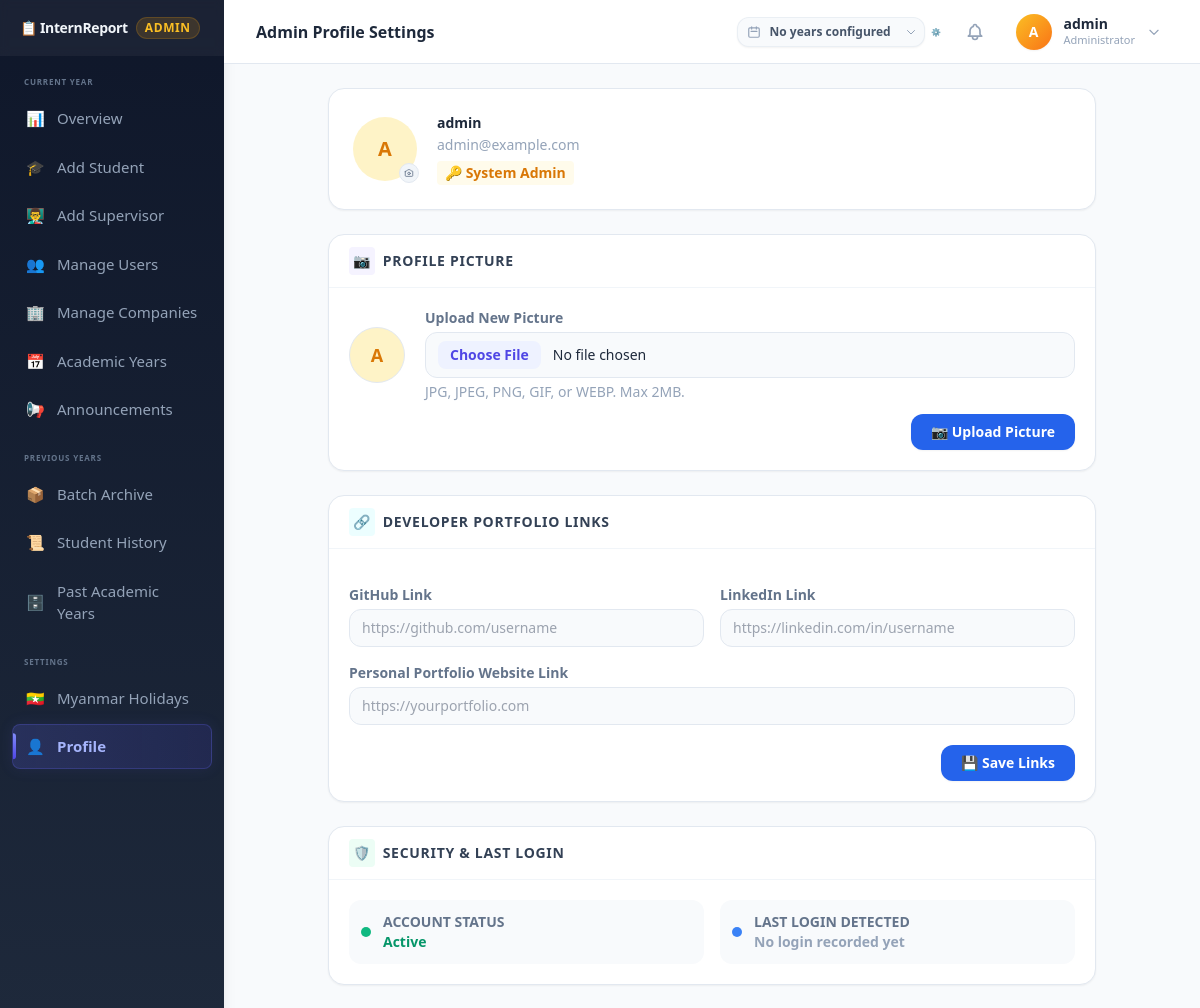
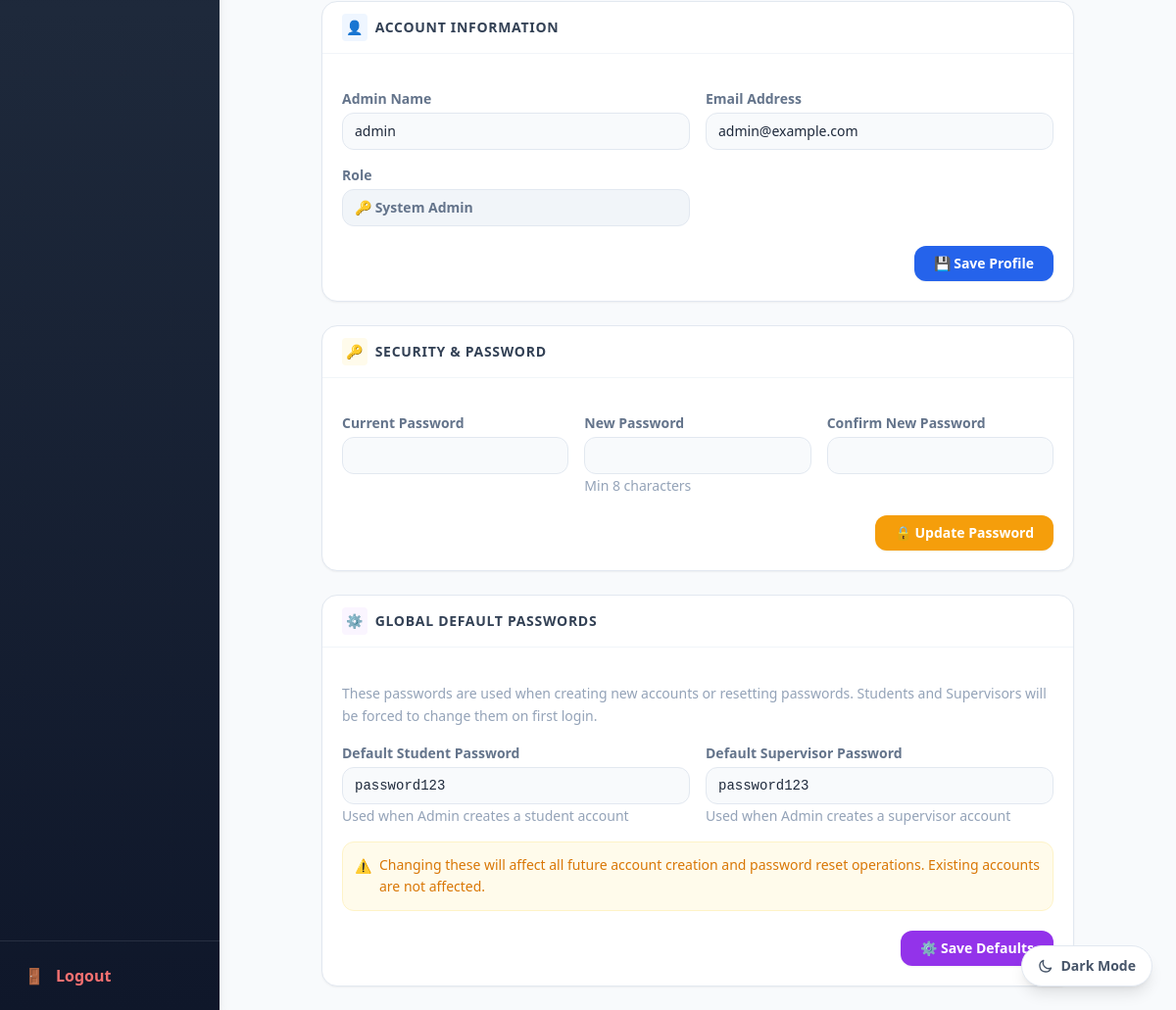
The page /admin/admin-profile.php (signed in) on the database its author committed (2 pictures, top to bottom).
### tables this page shows
CREATE TABLE IF NOT EXISTS users (
    id INT AUTO_INCREMENT PRIMARY KEY,
    username VARCHAR(100) NOT NULL,
    email VARCHAR(100) NOT NULL UNIQUE,
    password VARCHAR(255) NOT NULL,
    role ENUM('admin', 'student', 'supervisor', 'instructor') NOT NULL DEFAULT 'student',
    is_first_login TINYINT(1) NOT NULL DEFAULT 1,
    academic_year VARCHAR(15) DEFAULT NULL,
    academic_year_id INT DEFAULT NULL,
    status ENUM('Active', 'Archived') NOT NULL DEFAULT 'Active',
    profile_pic VARCHAR(255) DEFAULT NULL,
    github_link VARCHAR(255) DEFAULT NULL,
    linkedin_link VARCHAR(255) DEFAULT NULL,
    portfolio_link VARCHAR(255) DEFAULT NULL,
    last_login_at DATETIME DEFAULT NULL,
    is_warned TINYINT(1) DEFAULT 0,
    created_at TIMESTAMP DEFAULT CURRENT_TIMESTAMP,
    UNIQUE KEY unique_username_year (username, academic_year),
    CONSTRAINT fk_users_academic_year FOREIGN KEY (academic_year_id) REFERENCES academic_years(id) ON DELETE SET NULL ON UPDATE CASCADE
);

### admin/admin-profile.php (the view, shortened to what the rows shown need)
<?php
require_once __DIR__ . '/../config/database.php';
$admin_id   = $_SESSION['user_id'];
$profile_pic   = '';
try {
    $admin = $pdo->prepare("SELECT id, username, email, role, profile_pic, github_link, linkedin_link, portfolio_link, last_login_at FROM users WHERE id = ?");
    $admin->execute([$admin_id]);
    $admin = $admin->fetch();
    $profile_pic   = $admin['profile_pic'] ?? '';
} catch (PDOException $e) {
    $admin = $pdo->prepare("SELECT id, username, email, role FROM users WHERE id = ?");
    $admin->execute([$admin_id]);
    $admin = $admin->fetch();
}
?>
<!DOCTYPE html>
<html lang="en">
<head>
    <script src="https://cdn.tailwindcss.com"></script>
</head>
<body class="bg-slate-50 dark:bg-slate-900 font-sans antialiased">
<div class="flex h-screen overflow-hidden">
    <div class="flex-1 flex flex-col overflow-hidden">
        <?php $pageTitle = 'Admin Profile Settings'; require_once __DIR__ . '/../includes/topbar.php'; ?>
        <main class="flex-1 overflow-y-auto p-6">
            <div class="max-w-3xl mx-auto space-y-6">
                <div class="bg-white rounded-2xl border border-slate-200 shadow-sm p-6 flex items-center gap-5">
                    <div class="relative w-16 h-16 shrink-0">
                    <?php if ($profile_pic): ?>
                        <img src="../uploads/avatars/<?= htmlspecialchars($profile_pic) ?>?v=<?= time() ?>" alt="Avatar" class="w-16 h-16 rounded-full object-cover">
                    <?php else: ?>
                        <div class="w-16 h-16 rounded-full bg-amber-100 text-amber-600 flex items-center justify-center text-xl font-bold">
                            <?= strtoupper($admin['username'][0]) ?>
                        </div>
                    <?php endif; ?>
                    <div class="absolute -bottom-0.5 -right-0.5 w-5 h-5 bg-slate-100 rounded-full flex items-center justify-center border border-slate-200" title="Change avatar">
                        </div>
                    </div>
                    <div>
                        <h2 class="text-sm font-black text-slate-800"><?= htmlspecialchars($admin['username']) ?></h2>
                        <p class="text-sm text-slate-400 mt-0.5"><?= htmlspecialchars($admin['email']) ?></p>
                        <span class="text-sm font-bold text-amber-600 bg-amber-50 px-2 py-0.5 rounded mt-1.5 inline-block">🔑 System Admin</span>
                    </div>
                </div>
                <div class="bg-white rounded-2xl border border-slate-200 shadow-sm overflow-hidden">
                    <form method="POST" class="p-5 space-y-4">
                        <div class="grid grid-cols-1 sm:grid-cols-2 gap-4">
                            <div>
                                <label class="block text-sm font-bold text-slate-500 mb-1">Admin Name</label>
                                <input type="text" name="new_name" value="<?= htmlspecialchars($admin['username']) ?>" required class="w-full bg-slate-50 border border-slate-200 rounded-xl px-3 py-2 text-sm text-slate-800 focus:outline-none focus:border-blue-500 transition">
                            </div>
                            <div>
                                <label class="block text-sm font-bold text-slate-500 mb-1">Email Address</label>
                                <input type="email" name="new_email" value="<?= htmlspecialchars($admin['email']) ?>" required class="w-full bg-slate-50 border border-slate-200 rounded-xl px-3 py-2 text-sm text-slate-800 focus:outline-none focus:border-blue-500 transition">
                            </div>
                        </div>
                    </form>
                </div>
            </div>
        </main>
    </div>
</div>
</body>
</html>

### rows shown on the page
users: username "A", username "admin", email "admin@example.com", new_name "admin", new_email "admin@example.com"

### other values the page prints
$item['icon'] "📊"
$item['label'] "Overview"
$item['icon'] "🎓"
$item['label'] "Add Student"
$item['icon'] "👨‍🏫"
$item['label'] "Add Supervisor"
$item['icon'] "👥"
$item['label'] "Manage Users"
$item['icon'] "🏢"
$item['label'] "Manage Companies"
$item['icon'] "📅"
$item['label'] "Academic Years"
$item['icon'] "📢"
$item['label'] "Announcements"
$item['icon'] "📦"
